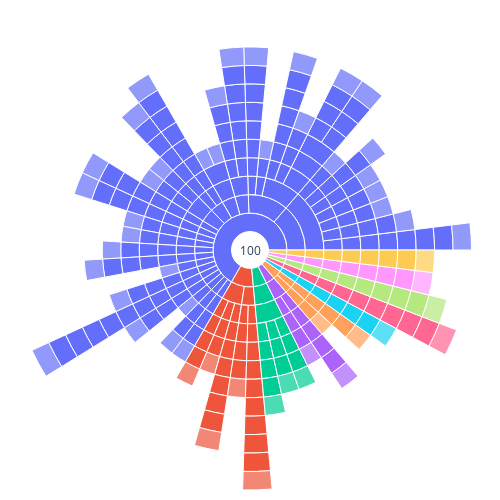

Here is the notebook cell this chart was saved with:
### Code cell
N = 51
visualization_depth = 15

temp = createSunburstVariables(okvqa['test'], N)
plotSunburst(temp, N, visualization_depth, use_dash=False)

### Figure 1 — Plotly figure (JSON) as saved in the notebook; plotly's stock layout.template omitted (floating-point values rounded to 4 significant figures; data arrays with more than 128 entries replaced by an {"elided": "..."} marker saying what was removed)
{"data": [{"branchvalues": "total", "domain": {"column": 1}, "hovertemplate": "<b>%{label} </b> <br> Percentage: %{text:.2f}%", "ids": {"elided": "314 str values"}, "insidetextorientation": "radial", "labels": {"elided": "314 str values"}, "maxdepth": 15, "parents": {"elided": "314 str values"}, "text": {"elided": "314 float values"}, "type": "sunburst", "values": {"elided": "314 int values"}}], "layout": {"autosize": false, "height": 500, "margin": {"b": 10, "l": 10, "r": 10, "t": 10}, "uniformtext": {"minsize": 10, "mode": "hide"}, "width": 500}}
